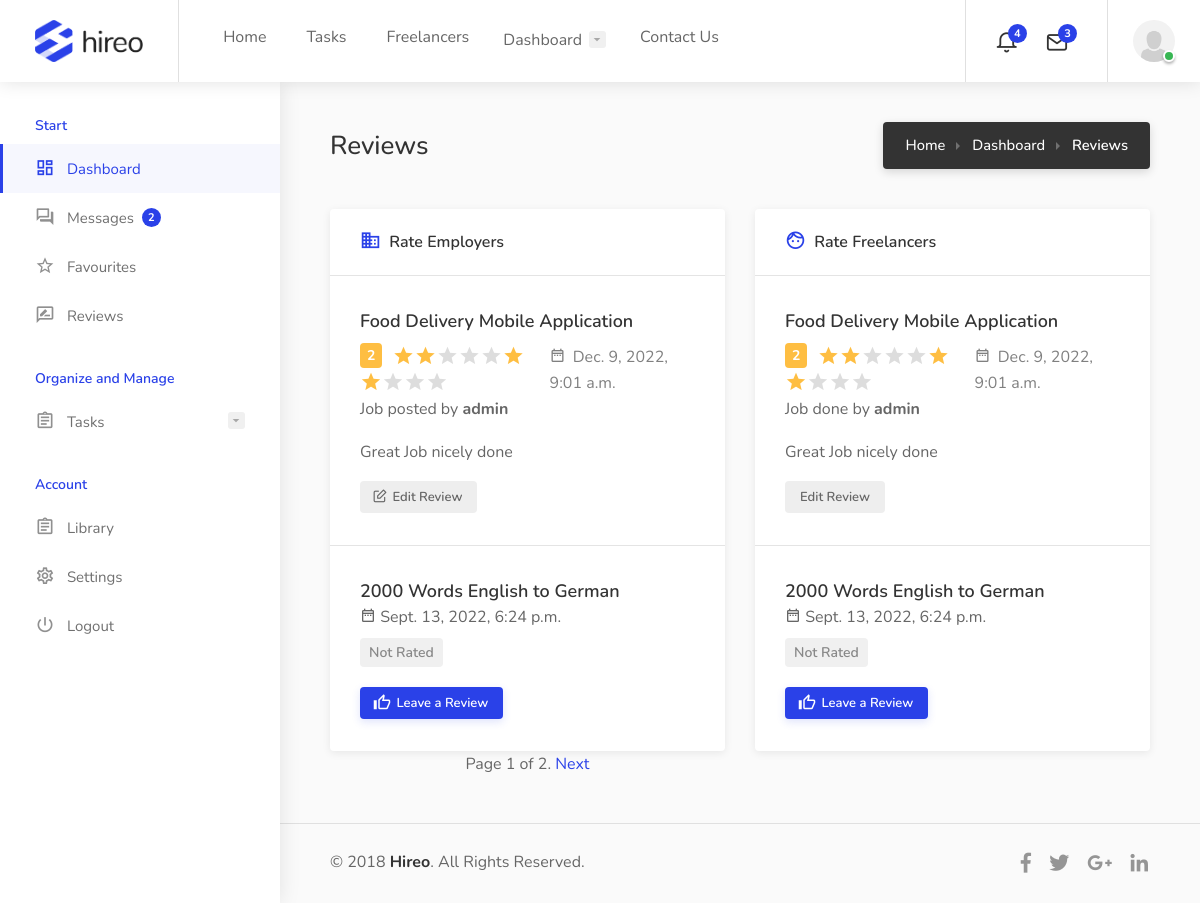
The app's page /reviews/ (signed in), older data.
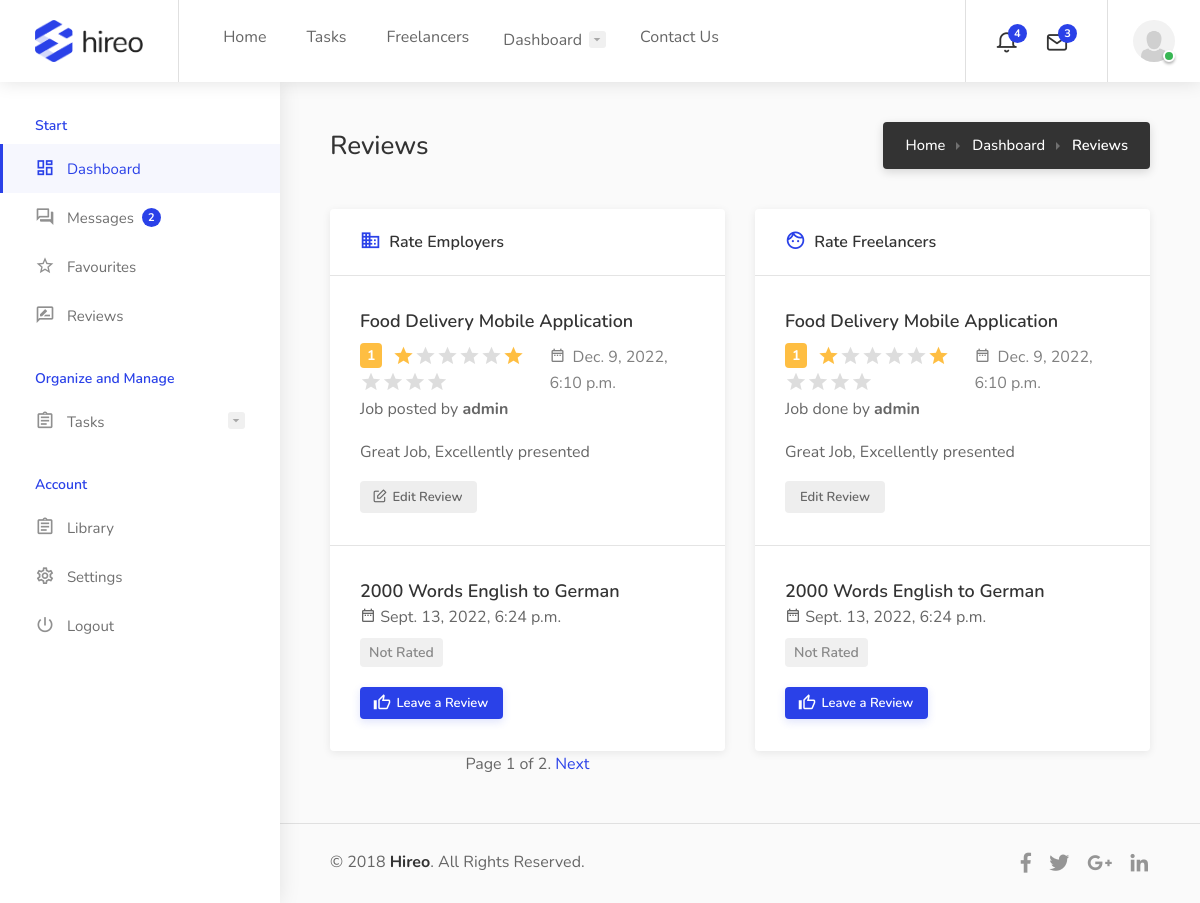
The same page, newer data.
### user/models.py (models this page shows, shortened)
class Profile(models.Model):
    user = models.OneToOneField(User, on_delete=models.CASCADE)
    stripe_customer_id = models.CharField(max_length=100, blank=True, null=True)
    image = models.ImageField(default = 'default.png', upload_to='profile_pics')
    tagline = models.CharField(max_length=200,  default='Enter your tagline here')
    bio = models.CharField(max_length=1000, default='Enter your bio here')
    favourite = models.ManyToManyField(User, related_name='favorited_by', blank=True)

class Review(models.Model):
    freelancer = models.ForeignKey(User, on_delete=models.CASCADE, related_name='reviews_frelancer')
    employer = models.ForeignKey(User,on_delete=models.CASCADE, related_name='reviews_employer')
    project = models.ForeignKey(Job, related_name='reviews' , on_delete=models.CASCADE)
    comment = models.TextField()
    rating = models.PositiveIntegerField(default=0, validators=[MinValueValidator(0), MaxValueValidator(5)])
    created = models.DateTimeField(auto_now_add = True)
    updated = models.DateTimeField(auto_now = True)
    timely = models.BooleanField(default=False)
    on_budget = models.BooleanField(default=False)
    active = models.BooleanField(default = True)
    class Meta:
        ordering = ('-created',)

### job/models.py (models this page shows, shortened)
class Job(models.Model):
    author = models.ForeignKey(User, on_delete=models.CASCADE)
    title = models.CharField(max_length=200)
    job_type = models.ForeignKey(Type, on_delete=models.DO_NOTHING)
    job_category = models.ManyToManyField(Category)
    cost = models.IntegerField(default=100)
    skill = models.ManyToManyField(Skill, blank=True)
    date_created = models.DateTimeField(default=timezone.now)
    description = models.TextField(max_length=10000)
    favourite = models.ManyToManyField(User, related_name='fav_task', blank=True)

### user/views.py (the view)
# urls.py: path('reviews/', reviews, name='reviews'),
@login_required
def reviews(request):
    review_lists = Review.objects.filter(active=True)
    job_lists = Job.objects.exclude(reviews__in =review_lists)
    lists = list(chain(review_lists, job_lists))
    paginator = Paginator(lists, per_page=2)
    page = request.GET.get('page')
    try:
        jobs = paginator.page(page)
    except PageNotAnInteger:
        jobs = paginator.page(1)
    except EmptyPage:
        jobs = paginator.page(paginator.num_pages)
    return render(request, 'user/reviews.html',{
        'jobs':jobs
    })

### templates/user/reviews.html (shortened to what this page needs)
{% extends 'dashboard/base.html' %}
{% block content %}
			<div class="dashboard-headline">
				<h3>Reviews</h3>
				<nav id="breadcrumbs" class="dark">
					<ul>
						<li><a href="#">Home</a></li>
						<li><a href="#">Dashboard</a></li>
						<li>Reviews</li>
					</ul>
				</nav>
			</div>
			<div class="row">
				<div class="col-xl-6">
					<div class="dashboard-box margin-top-0">
						<div class="headline">
							<h3><i class="icon-material-outline-business"></i> Rate Employers</h3>
						</div>
						<div class="content">
							<ul class="dashboard-box-list">
                                {% for job in jobs %}
                                {% if job.active %}
                                <li>
									<div class="boxed-list-item">
										<div class="item-content">
											<h4>{{job.project.title}}</h4>
											<div class="item-details margin-top-10">
												<div class="star-rating" data-rating="{{job.rating}}"></div>
												<div class="detail-item"><i class="icon-material-outline-date-range"></i> {{job.created}}</div>
											</div>
                                            <p>Job posted by <strong>{{job.employer}}</strong></p>
											<div class="item-description">
												<p>{{job.comment}}</p>
											</div>
										</div>
									</div>
                                    {% if request.user == job.freelancer %}
                                    <a href="#small-dialog-1" id="freelancer-edit-review" class=" edit-reviews popup-with-zoom-anim button gray ripple-effect margin-top-5 margin-bottom-10"\
                                      data-comment="{{job.comment}}" data-isFreelancer="true" data-freelancer="{{request.user.username}}" data-rating="{{job.rating}}" data-project="{{job.id}}" data-employer="{{job.employer}}" \
                                     data-onBudget="{{job.on_budget}}" data-timely="{{job.timely}}" data-subject="{{job.project.title}}"> Edit Review</a>
                                    {% endif %}
								</li>
                                {% else %}
                                <li>
									<div class="boxed-list-item">
										<div class="item-content">
											<h4>{{job.title}}</h4>
                                            <div class="detail-item"><i class="icon-material-outline-date-range"></i> {{job.date_created}}</div>
											<span class="company-not-rated margin-bottom-5">Not Rated</span>
										</div>
									</div>
                                    <a href="#small-dialog-2" id="freelancer-add-review" class="add-reviews popup-with-zoom-anim button ripple-effect margin-top-5 margin-bottom-10"  data-project="{{job.id}}" data-freelancer="{{request.user}}" data-employer="{{job.author}}" > Leave a Review</a>
								</li>
                                {% endif %}
                                {% endfor %}
							</ul>
						</div>
					</div>
					{% include "pagination.html" with page=jobs %}
				</div>
				<div class="col-xl-6">
					<div class="dashboard-box margin-top-0">
						<div class="headline">
							<h3><i class="icon-material-outline-face"></i> Rate Freelancers</h3>
						</div>
						<div class="content">
							<ul class="dashboard-box-list">
								 {% for job in jobs %}
                                {% if job.active %}
                                <li>
									<div class="boxed-list-item">
										<div class="item-content">
											<h4>{{job.project.title}}</h4>
											<div class="item-details margin-top-10">
												<div class="star-rating" data-rating="{{job.rating}}"></div>
												<div class="detail-item"><i class="icon-material-outline-date-range"></i> {{job.created}}</div>
											</div>
                                            <p>Job done by <strong>{{job.freelancer}}</strong></p>
											<div class="item-description">
												<p>{{job.comment}}</p>
											</div>
										</div>
									</div>
                                    {% if request.user == job.employer %}
                                    <a href="#small-dialog-1" id="employer-edit-review" class=" edit-reviews popup-with-zoom-anim button gray ripple-effect margin-top-5 margin-bottom-10 edit-review" data-rating="{{job.rating}}" \
                                    data-comment="{{job.comment}}" data-onBudget="{{job.on_budget}}" data-timely="{{job.timely}}"\
                                     data-freelancer="{{job.freelancer}}" data-employer="{{request.user.username}}"  data-subject="{{job.project.title}}" data-project="{{job.id}}" ><iclass="icon-feather-edit"></i> Edit Review</a>
                                    {% endif %}
								</li>
                                {% else %}
                                <li>
									<div class="boxed-list-item">
										<div class="item-content">
											<h4>{{job.title}}</h4>
                                            <div class="detail-item"><i class="icon-material-outline-date-range"></i> {{job.date_created}}</div>
											<span class="company-not-rated margin-bottom-5">Not Rated</span>
										</div>
									</div>
                                    <a href="#small-dialog-2" class="add-reviews popup-with-zoom-anim button ripple-effect margin-top-5 margin-bottom-10" id="freelancer-add-review"  data-freelancer="{{request.user}}" data-employer="{{job.author}}" data-subject="{{job.title}}" data-project="{{job.id}}"> Leave a Review</a>
								</li>
                                {% endif %}
                                {% endfor %}
							</ul>
						</div>
					</div>
				</div>
			</div>
{% endblock content %}

### templates/dashboard/base.html (shortened to what this page needs)
{% load static %}
<!doctype html>
<html lang="en">
<head>
<link rel="stylesheet" href="{% static 'css/style.css' %}">
<link rel="stylesheet" href="{% static 'css/colors/blue.css' %}">
<link rel="stylesheet" href="{% static 'css/messages.css' %}">
</head>
<body class="gray">
<div id="wrapper">
<header id="header-container" class="fullwidth dashboard-header not-sticky">
{% include 'navbar.html' %}
</header>
<div class="dashboard-container">
	<div class="dashboard-sidebar">
		<div class="dashboard-sidebar-inner" data-simplebar>
			<div class="dashboard-nav-container">
				{% include 'dashboard/navigation.html' %}
			</div>
		</div>
	</div>
	<div class="dashboard-content-container" data-simplebar>
		<div class="dashboard-content-inner" >
			{% block content %}{% endblock content %}
			<div class="dashboard-footer-spacer"></div>
			{% include 'dashboard/footer.html' %}
			</div>
		</div>
	</div>
</div>
</div>
</body>
</html>

### templates/navbar.html (shortened to what this page needs)
{% load static %}
<div id="header">
    <div class="container">
        <div class="left-side">
            <div id="logo">
                <a href="{% url 'job:home' %}"><img src="{% static 'images/logo.png' %}" alt=""></a>
            </div>
            <nav id="navigation">
                <ul id="responsive">
                    <li><a href="{% url 'job:home' %}">Home</a>
                    </li>
                    <li><a href="{% url 'job:job-list' %}">Tasks</a></li>
                    <li><a href="{% url 'job:freelancer' %}">Freelancers</a></li>
                    {% if user.is_authenticated %}
                <li><a href="#">Dashboard</a>
                </li>
                {% endif %}
                <li><a href="{% url 'job:contact' %}">Contact Us</a></li>
                </ul>
            </nav>
        </div>
    {% if user.is_authenticated %}
    <div class="right-side">
        <div class="header-widget hide-on-mobile">
            <div class="header-notifications">
                <div class="header-notifications-trigger">
                    <a href="#"><i class="icon-feather-bell"></i><span>4</span></a>
                </div>
            </div>
            <div class="header-notifications">
                <div class="header-notifications-trigger">
                    <a href="#"><i class="icon-feather-mail"></i><span>3</span></a>
                </div>
            </div>
        </div>
        <div class="header-widget">
            <div class="header-notifications user-menu">
                <div class="header-notifications-trigger">
                    <a href="#"><div class="user-avatar status-online"><img src="{{ user.profile.image.url }}" alt=""></div></a>
                </div>
            </div>
        </div>
    </div>
    {% endif %}
    </div>
</div>

### templates/dashboard/navigation.html (shortened to what this page needs)
<div class="dashboard-nav">
    <div class="dashboard-nav-inner">
        <ul data-submenu-title="Start">
            <li class="active"><a href="{% url 'dashboard' %}"><i class="icon-material-outline-dashboard"></i> Dashboard</a></li>
            <li><a href="{% url 'dashboard-messages' %}"><i class="icon-material-outline-question-answer"></i> Messages <span class="nav-tag">2</span></a></li>
            <li><a href="{% url 'dashboard-favourites' %}"><i class="icon-material-outline-star-border"></i> Favourites</a></li>
            <li><a href="{% url 'reviews' %}"><i class="icon-material-outline-rate-review"></i> Reviews</a></li>
        </ul>
        <ul data-submenu-title="Organize and Manage">
            <li><a href="#"><i class="icon-material-outline-assignment"></i> Tasks</a>
            </li>
        </ul>
        <ul data-submenu-title="Account">
            <li><a href="{% url 'library' %}"><i class="icon-material-outline-assignment"></i> Library</a></li>
            <li><a href="{% url 'profile-update' %}"><i class="icon-material-outline-settings"></i> Settings</a></li>
            <li><a href="{% url 'account_logout' %}"><i class="icon-material-outline-power-settings-new"></i> Logout</a></li>
        </ul>
    </div>
</div>

### templates/pagination.html (shortened to what this page needs)
<div class="pagination">
    <span class="step-links">
    <span class="current">
    Page {{ page.number }} of {{ page.paginator.num_pages }}.
    </span>
    {% if page.has_next %}
    <a href="?page={{ page.next_page_number }}">Next</a>
    {% endif %}
    </span>
</div>

### templates/dashboard/footer.html (shortened to what this page needs)
<div class="small-footer margin-top-15">
    <div class="small-footer-copyrights">
        © 2018 <strong>Hireo</strong>. All Rights Reserved.
    </div>
    <ul class="footer-social-links">
        <li>
            <a href="#" title="Facebook" data-tippy-placement="top">
                <i class="icon-brand-facebook-f"></i>
            </a>
        </li>
        <li>
            <a href="#" title="Twitter" data-tippy-placement="top">
                <i class="icon-brand-twitter"></i>
            </a>
        </li>
        <li>
            <a href="#" title="Google Plus" data-tippy-placement="top">
                <i class="icon-brand-google-plus-g"></i>
            </a>
        </li>
        <li>
            <a href="#" title="LinkedIn" data-tippy-placement="top">
                <i class="icon-brand-linkedin-in"></i>
            </a>
        </li>
    </ul>

### templates/dashboard/scripts.html (shortened to what this page needs)
{% load static %}

Row changes from the older to the newer data that the page shows:
changed Review "Food Delivery Mobile Application": rating 2 → 1 (drawn); created "Dec. 9, 2022, 9:01 a.m." → "Dec. 9, 2022, 6:10 p.m."; comment "Great Job nicely done" → "Great Job, Excellently presented"
